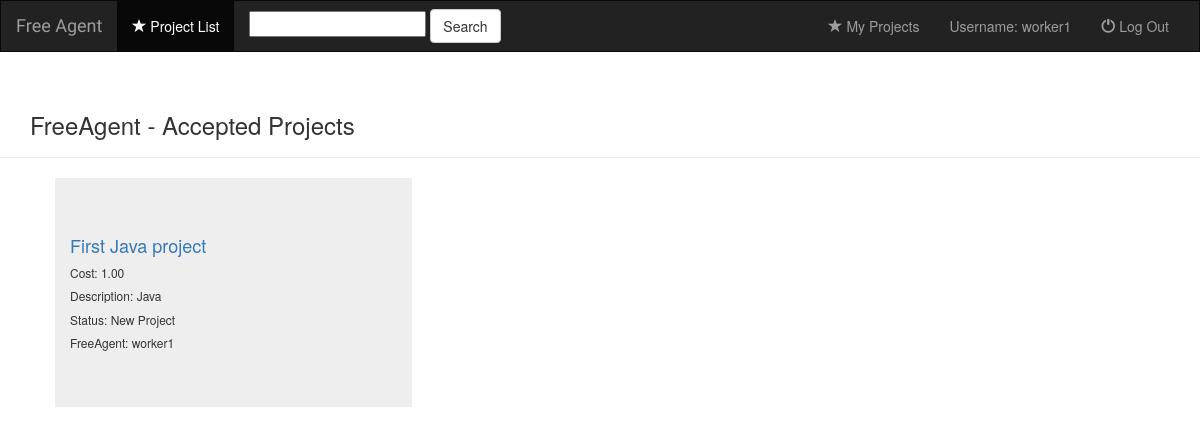
The app's page /freeAgentApp/workerIndex/ (signed in), older data.
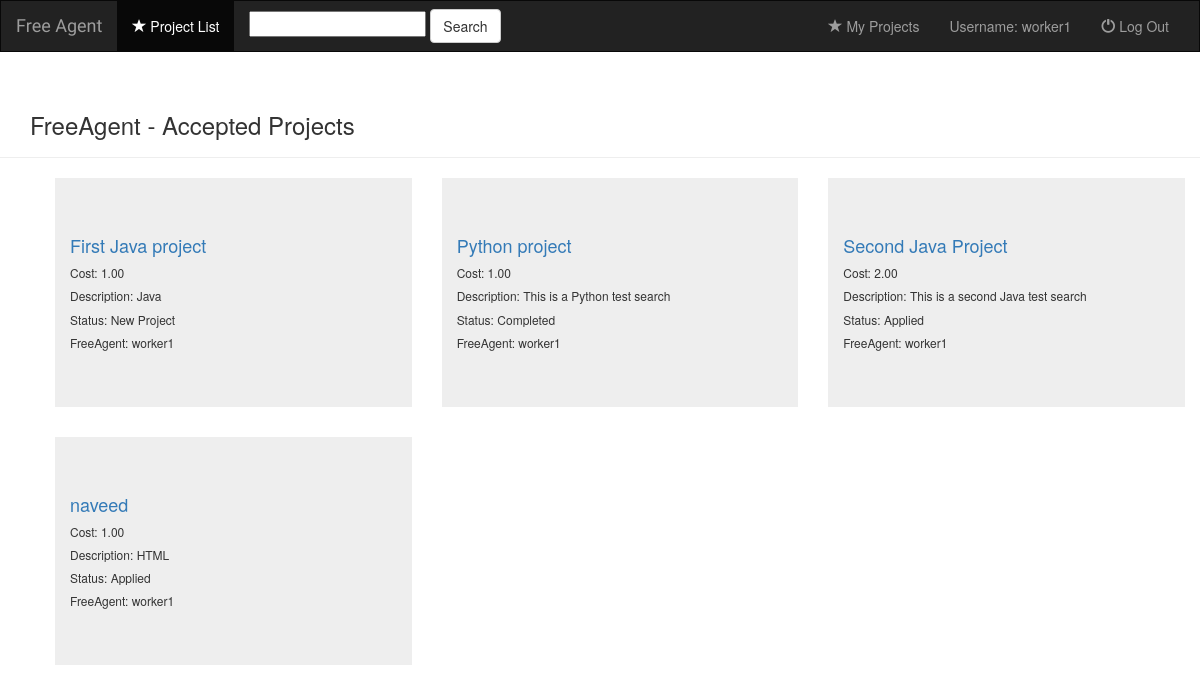
The same page, newer data.
### freeAgentApp/models.py (models this page shows, shortened)
class Project(models.Model):
    title = models.CharField(max_length=100)
    cost = models.DecimalField(max_digits=15, decimal_places=2)
    pub_date = timezone.now()
    status = models.IntegerField(default=1, validators=[MinValueValidator(1), MaxValueValidator(4)])
    description = models.CharField(max_length=300)
    file_type = models.FileField(null=True, blank=True)
    client_upload = models.FileField(null=True, blank=True)
    client = models.ForeignKey(UserProfile, related_name="ThisClient", null=True, blank=True)
    worker = models.ForeignKey(UserProfile, related_name="ThisWorker", null=True, blank=True)

class UserProfile(AbstractUser):
    Identification = models.CharField(max_length=10, choices=(('F', 'freeAgent'), ('C', 'Client')))

### freeAgentApp/views.py (the view)
class WorkerView(LoginRequiredMixin, generic.ListView):
    model = Project
    template_name = 'freeAgentApp/workerIndex.html'
    def get_queryset(self):
        user = self.request.user
        return Project.objects.filter(worker=user)

### freeAgentApp/templates/freeAgentApp/workerIndex.html (shortened to what this page needs)
{% extends 'freeAgentApp/base.html' %}
{% block body %}
<div class="page-header">
   <div class="container"><h3>FreeAgent - Accepted Projects</h3></div>
</div>
{% for project in object_list %}
<ul>
    <div class="col-md-4">
        <div class="jumbotron">
            <div class="container">
                <h4><a href="{% url 'freeAgentApp:detail' project.id %}">{{project.title}}</a></h4>
                <h6>Cost: {{project.cost}}</h6>
                <h6>Description: {{project.description}}</h6>
                <h6> Status:
                    {% if project.status == 1 %} New Project
                    {% elif project.status == 2 %} Applied
                    {% elif project.status == 3 %} Working
                    {% elif project.status == 4 %} Completed
                    {% endif %}
                </h6>
                <h6>FreeAgent: {{project.worker}}</h6>
            </div>
        </div>
    </div>
</ul>
{% endfor %}
{% endblock %}

Row changes from the older to the newer data that the page shows:
now on this page (row edited): Project: title "Python project", cost "1.00", description "This is a Python test search", status "Completed", worker "worker1"
now on this page (row edited): Project: title "Second Java Project", cost "2.00", description "This is a second Java test search", status "Applied", worker "worker1"
added Project: title "naveed", cost "1.00", description "HTML", status "Applied", worker "worker1"
